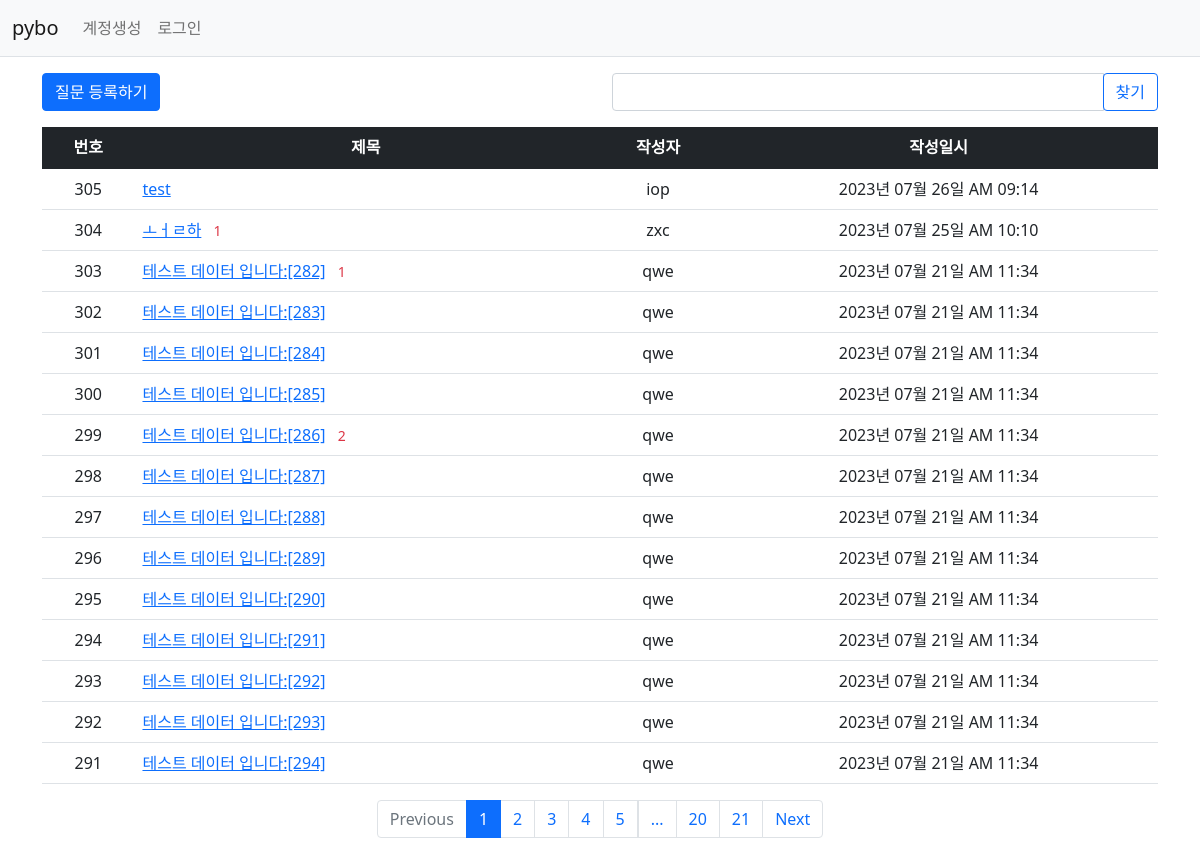
The page /question/list on the database its author committed.
### pybo/models.py (models this page shows)
class Question(db.Model):
    id = db.Column(db.Integer, primary_key = True)
    title = db.Column(db.String(200), nullable=False)
    content = db.Column(db.Text(), nullable=False)
    create_date = db.Column(db.DateTime(), nullable=False)
    user_id = db.Column(db.Integer, db.ForeignKey('user.id', ondelete='CASCADE'),
                        nullable=False)
    user = db.relationship('User', backref=db.backref('question_set'))
    modify_date = db.Column(db.DateTime(), nullable=True)
    voter = db.relationship('User', secondary=question_voter, backref=db.backref('question_voter_set'))

class User(db.Model):
    id = db.Column(db.Integer, primary_key=True)
    user_name = db.Column(db.String(100), unique=True, nullable=False)
    password = db.Column(db.String(100), nullable=False)
    email = db.Column(db.String(100), nullable=False, unique=True)
    create_date = db.Column(db.DateTime(), nullable=False)

### pybo/views/question_views.py (the view, shortened to what this page needs)
@bp.route('/list')
def _list():
    page=request.args.get('page', type=int, default=1)
    kw = request.args.get('kw', type=str, default='')
    question_list = Question.query.order_by(Question.create_date.desc())
    question_list = question_list.paginate(page=page, per_page=15)
    return render_template('question/question_list.html', question_list=question_list, kw=kw)

### pybo/filter.py (called while the page is built)
def format_datetime(value, fmt='%Y년 %m월 %d일 %p %I:%M'):
    return value.strftime(fmt)

### pybo/views/user_views.py (called while the page is built)
@bp.before_app_request
def load_logged_in_user():
    user_id = session.get('user_id')
    if user_id is None:
        g.user = None
    else:
        g.user = User.query.get(user_id)

### pybo/templates/question/question_list.html (shortened to what this page needs)
{% extends 'base.html' %} {% block content %}
<div class="container my-3">
    <div class="row my-3">
        <div class="col-6">
            <a href="{{url_for('question.create')}}" class="btn btn-primary"
                >질문 등록하기</a
            >
        </div>
        <div class="col-6">
            <div class="input-group">
                <input
                    type="text"
                    id="search_kw"
                    class="form-control"
                    value="{{kw or ''}}" />
                <div class="input-group-append">
                    <button
                        class="btn btn-outline-primary"
                        type="button"
                        id="btn_search">
                        찾기
                    </button>
                </div>
            </div>
        </div>
    </div>
    <table class="table">
        <thead>
            <tr class="text-center table-dark">
                <th>번호</th>
                <th>제목</th>
                <th>작성자</th>
                <th>작성일시</th>
            </tr>
        </thead>
        <tbody>
            {% if question_list %} {% for question in question_list.items %}
            <tr class="text-center">
                <td>
                    {{question_list.total -
                    ((question_list.page-1)*question_list.per_page)-
                    loop.index0}}
                </td>
                <td class="text-start">
                    <a
                        href="{{url_for('question.detail', question_id=question.id)}}"
                        >{{question.title}}</a
                    >
                    {% if question.answer_set|length > 0 %}
                    <span class="text-danger small mx-2"
                        >{{question.answer_set|length}}</span
                    >
                    {% endif %}
                </td>
                <td>{{question.user.user_name }}</td>
                <td>{{question.create_date |datetime}}</td>
            </tr>
            {% endfor %} {% else %}
            <td colspan="3">질문이 없습니다</td>
            {% endif %}
        </tbody>
    </table>
</div>
<nav aria-label="Page navigation example">
    <ul class="pagination justify-content-center">
        {% if question_list.has_prev %}
        <li class="page-item">
            <a
                class="page-link"
                data-page="{{question_list.prev_num}}"
                href="javascript:void(0)"
                >Previous</a
            >
        </li>
        {% else %}
        <li class="page-item disabled">
            <a class="page-link" href="javascript:void(0)" aria-disabled="true"
                >Previous</a
            >
        </li>
        {% endif %} {% for page_num in question_list.iter_pages() %} {% if
        page_num%} {% if page_num != question_list.page %}
        <li class="page-item">
            <a
                class="page-link"
                data-page="{{page_num}}"
                href="javascript:void(0)"
                >{{page_num}}</a
            >
        </li>
        {% else %}
        <li class="page-item active" aria-current="page">
            <a class="page-link" href="javascript:void(0)">{{page_num}}</a>
        </li>
        {% endif %} {% else %}
        <li class="disabled">
            <a class="page-link" href="javascript:void(0)">...</a>
        </li>
        {% endif %} {% endfor %} {% if question_list.has_next %}
        <li class="page-item">
            <a
                class="page-link"
                data-page="{{question_list.next_num}}"
                href="javascript:void(0)"
                >Next</a
            >
        </li>
        {% endif %}
    </ul>
</nav>
{% endblock %}

### pybo/templates/base.html (shortened to what this page needs)
<!DOCTYPE html>
<html lang="ko">
    <head>
        <link
            rel="stylesheet"
            href="{{url_for('static', filename='bootstrap.min.css') }}" />
        <link
            rel="stylesheet"
            href="{{url_for('static', filename='style.css')}}" />
    </head>
    <body>
        {% include "navbar.html" %} {% block content %} {% endblock %}
    </body>
</html>

### pybo/templates/navbar.html (shortened to what this page needs)
<nav class="navbar navbar-expand-lg navbar-light bg-light border-bottom">
    <div class="container-fluid">
        <a class="navbar-brand" href="{{url_for('main.index')}}">pybo</a>
        <div class="collapse navbar-collapse" id="navbarSupportedContent">
            {% if g.user %}
            <ul class="navbar-nav">
                <a class="nav-link" href="{{url_for('user.logout')}}"
                    >{{g.user.user_name}} (로그아웃)</a
                >
            </ul>
            {% else %}
            <ul class="navbar-nav me-auto mb-2 mb-lg-0">
                <li class="nav-item">
                    <a class="nav-link" href="{{url_for('user.user_create')}}"
                        >계정생성</a
                    >
                </li>
                <li class="nav-item">
                    <a class="nav-link" href="{{url_for('user.login')}}"
                        >로그인</a
                    >
                </li>
            </ul>
            {% endif %}
        </div>
    </div>
</nav>

### rows shown on the page
Question: total "305", title "test", user.user_name "iop", create_date "2023년 07월 26일 AM 09:14"
Question: total "304", title "ㅗㅓㄹ하", answer_set|length "1", user.user_name "zxc", create_date "2023년 07월 25일 AM 10:10"
Question: total "303", title "테스트 데이터 입니다:[282]", answer_set|length "1", user.user_name "qwe", create_date "2023년 07월 21일 AM 11:34"
Question: total "302", title "테스트 데이터 입니다:[283]", user.user_name "qwe", create_date "2023년 07월 21일 AM 11:34"
Question: total "301", title "테스트 데이터 입니다:[284]", user.user_name "qwe", create_date "2023년 07월 21일 AM 11:34"
Question: total "300", title "테스트 데이터 입니다:[285]", user.user_name "qwe", create_date "2023년 07월 21일 AM 11:34"
Question: total "299", title "테스트 데이터 입니다:[286]", answer_set|length "2", user.user_name "qwe", create_date "2023년 07월 21일 AM 11:34"
Question: total "298", title "테스트 데이터 입니다:[287]", user.user_name "qwe", create_date "2023년 07월 21일 AM 11:34"
Question: total "297", title "테스트 데이터 입니다:[288]", user.user_name "qwe", create_date "2023년 07월 21일 AM 11:34"
Question: total "296", title "테스트 데이터 입니다:[289]", user.user_name "qwe", create_date "2023년 07월 21일 AM 11:34"
Question: id "295", title "테스트 데이터 입니다:[290]", user.user_name "qwe", create_date "2023년 07월 21일 AM 11:34"
Question: total "294", title "테스트 데이터 입니다:[291]", user.user_name "qwe", create_date "2023년 07월 21일 AM 11:34"
Question: total "293", title "테스트 데이터 입니다:[292]", user.user_name "qwe", create_date "2023년 07월 21일 AM 11:34"
Question: total "292", title "테스트 데이터 입니다:[293]", user.user_name "qwe", create_date "2023년 07월 21일 AM 11:34"
Question: total "291", title "테스트 데이터 입니다:[294]", user.user_name "qwe", create_date "2023년 07월 21일 AM 11:34"

### other values the page prints
{{ page_num }} "1"
{{ page_num }} "2" "3" "4" "5" "20" "21"
